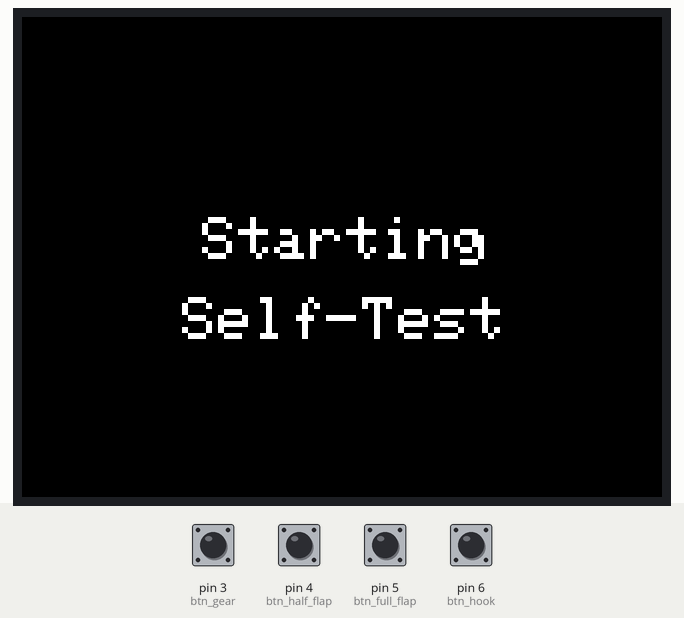
This sketch was run on a simulated Arduino Uno, built with avr-gcc and run on an emulated ATmega328P. On the bench: 320×240 colour display. Inputs (shaded band) come from the test bench; at power-on: pin 3 (btn_gear), pin 4 (btn_half_flap), pin 5 (btn_full_flap), pin 6 (btn_hook) HIGH. What the sketch prints to the serial monitor is not drawn.

Above: at 0.9 s.
At 4.0 s:
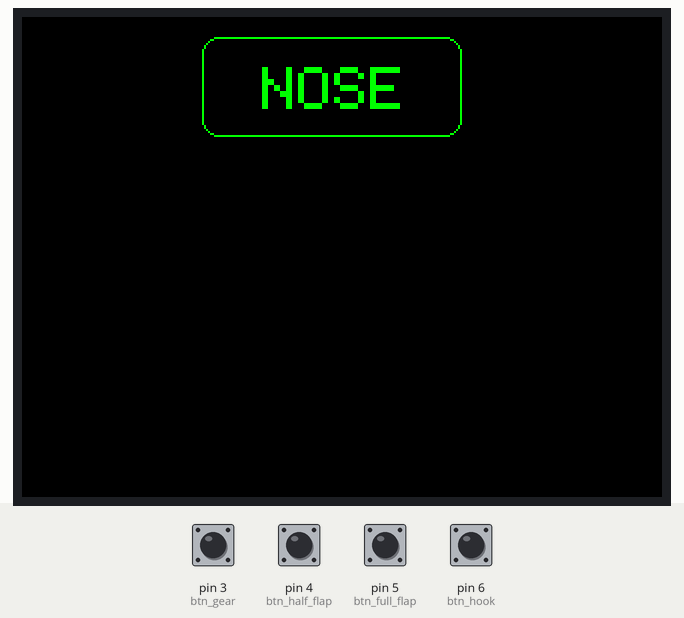
At 4.5 s:
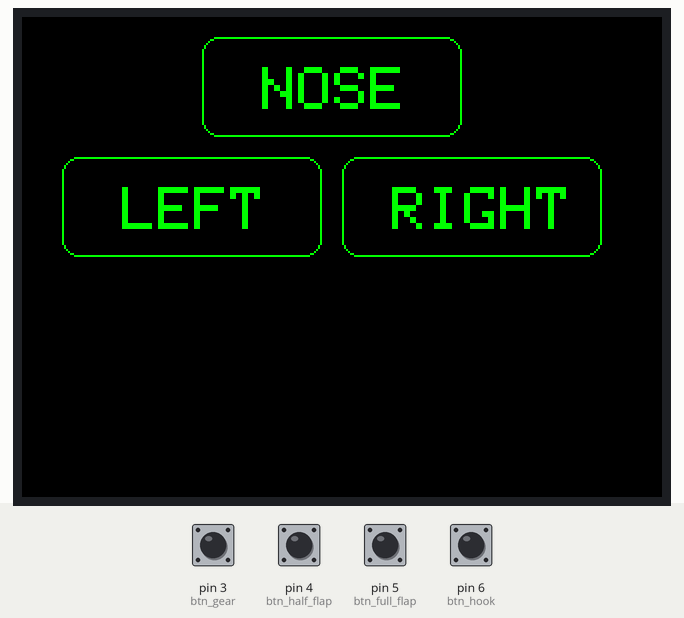
At 7.0 s:
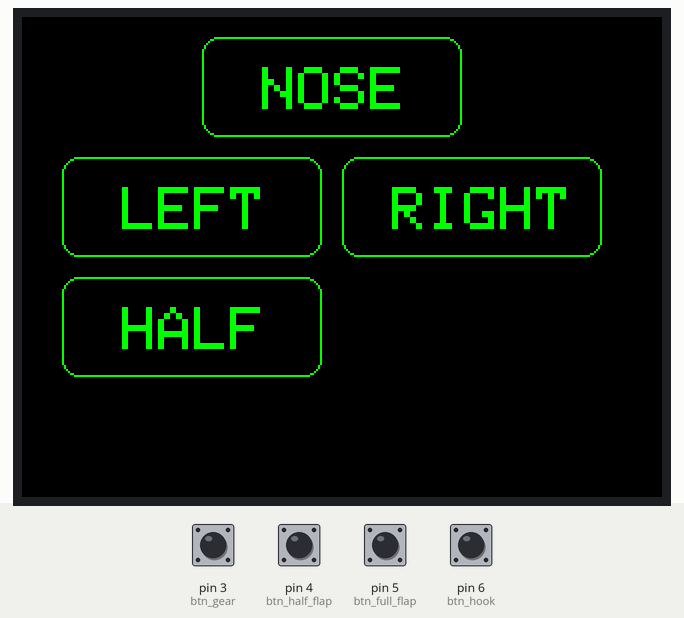
At 10.6 s:
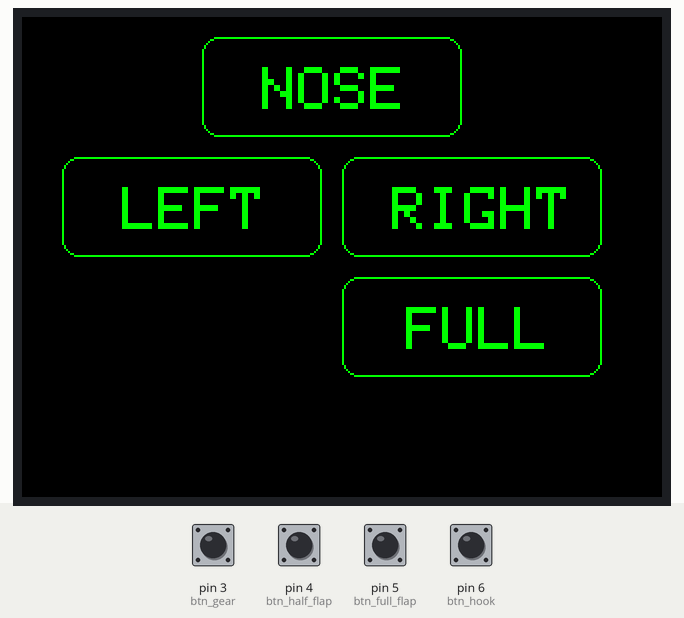
At 11.2 s:
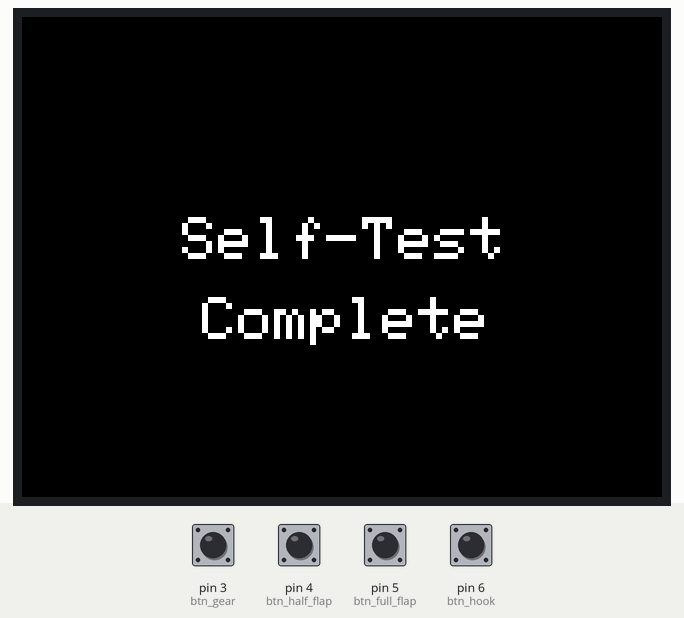

Measured:
- what the display in image 0 shows lasts 2.1 s, from 0.8 s to 2.9 s
- what the display in image 1 shows lasts 0.5 s, from 3.9 s to 4.4 s
- what the display in image 2 shows lasts 1.0 s, from 4.4 s to 5.4 s
- what the display in image 4 shows lasts 0.6 s, from 10.5 s to 11.1 s
- what the display in image 5 shows lasts 1.1 s, from 11.1 s to 12.2 s

The sketch:

GEAR_Panel.ino
```cpp
#include <SPI.h>             // SPI library for comm to LCD and CAN interface
#include <mcp2515.h>         // Library for MCP2515 CAN BUS
#include <Adafruit_GFX.h>    // Core graphics library
#include <Adafruit_ST7789.h> // Hardware-specific library for ST7789

#define DEBUG       0
#define SOLID       0

//Pins for LCD and CAN
#define TFT_CS      9
#define TFT_RST     8 // Or set to -1 and connect to Arduino RESET pin
#define TFT_DC      7
#define CAN_CS      10

//messages and instance for CAN BUS
struct can_frame canMsgRx;
struct can_frame canMsgTx;
MCP2515 mcp2515(CAN_CS);

//create instance of LCD
Adafruit_ST7789 tft = Adafruit_ST7789(TFT_CS, TFT_DC, TFT_RST);

#define ON      1
#define OFF     0

//define Pins for input switches
#define btn_gear      3
#define btn_half_flap 4
#define btn_full_flap 5
#define btn_hook      6


const uint8_t selfTestNum = 2;

//variables for indicators from CAN msg
uint8_t noseGearValue = 1;
uint8_t leftGearValue = 1;
uint8_t rightGearValue = 1;
uint8_t halfFlapValue = 1;
uint8_t fullFlapValue = 1;
uint8_t hookValue = 1;
uint8_t activeIndicator = 1;

uint8_t noseGearLast;
uint8_t leftGearLast;
uint8_t rightGearLast;
uint8_t halfFlapLast;
uint8_t fullFlapLast;
uint8_t hookLast;
uint8_t activeIndicatorLast=0;

//variables for switch inputs
uint8_t gearCmdValue = 1;
uint8_t halfFlapCmdValue = 1;
uint8_t fullFlapCmdValue = 1;
uint8_t hookCmdValue = 1;

uint8_t gearCmdLast;
uint8_t halfFlapCmdLast;
uint8_t fullFlapCmdLast;
uint8_t hookCmdLast;

uint8_t canSwitchCmds = 0xFF;
uint8_t canIndicators = 0xFF;

//variables for CAN msg sending
long msgSendTime = 0;
const long msgSendInt = 100;
String myStr;

void setup() {
  //setup CAN interface
  mcp2515.reset();
  mcp2515.setBitrate(CAN_500KBPS);
  mcp2515.setNormalMode();


  Serial.begin(115200);


  lcdInit();

  if(DEBUG){
    Serial.println("------- CAN Read ----------");
    Serial.println("ID  DLC   DATA");
  }

  //setup pins for switch inputs
  pinMode(btn_gear, INPUT_PULLUP);
  pinMode(btn_half_flap, INPUT_PULLUP);
  pinMode(btn_full_flap, INPUT_PULLUP);
  pinMode(btn_hook, INPUT_PULLUP);
}

void loop() {
  //get input from switches
  readButtons();

  //send status message
  if(msgSendTime == 0){
    msgSendTime = millis();
    sendMsg();
  }else if(millis() - msgSendTime >= msgSendInt){
    msgSendTime = millis();
    sendMsg();
  }

  //check for messages on the CAN BUS
  if (mcp2515.readMessage(&canMsgRx) == MCP2515::ERROR_OK) {
    if((canMsgRx.can_id == 0x35) && (canMsgRx.data[0] == 0x80)){
      //in CAN message is "indicator state" message then process
      if(DEBUG){
        Serial.print("RX: ");
        Serial.print(canMsgRx.can_id, HEX); // print ID
        Serial.print(" ");
        Serial.print(canMsgRx.can_dlc, HEX); // print DLC
        Serial.print(" ");

        for (int i = 0; i<canMsgRx.can_dlc; i++)  {  // print the data
          Serial.print(canMsgRx.data[i],HEX);
          Serial.print(" ");
        }
        Serial.println();
      }

      //save previous values
      noseGearLast = noseGearValue;
      leftGearLast = leftGearValue;
      rightGearLast = rightGearValue;
      halfFlapLast = halfFlapValue;
      fullFlapLast = fullFlapValue;
      hookLast = hookValue;

      //read new values from CAN message
      noseGearValue = bitRead(canMsgRx.data[1], 0);
      leftGearValue = bitRead(canMsgRx.data[1], 1);
      rightGearValue = bitRead(canMsgRx.data[1], 2);
      halfFlapValue = bitRead(canMsgRx.data[1], 3);
      fullFlapValue = bitRead(canMsgRx.data[1], 4);
      hookValue = bitRead(canMsgRx.data[1], 5);

      evaluateIndicators();
    }
  }
}

void sendMsg(void){
  //bitpack for switch states
  bitWrite(canSwitchCmds, 0, gearCmdValue);
  bitWrite(canSwitchCmds, 1, halfFlapCmdValue);
  bitWrite(canSwitchCmds, 2, fullFlapCmdValue);
  bitWrite(canSwitchCmds, 3, hookCmdValue);

  //build CAN message
  canMsgTx.can_id  = 0x36;
  canMsgTx.can_dlc = 2;
  canMsgTx.data[0] = 0x01;
  canMsgTx.data[1] = canSwitchCmds;

  //send CAN message
  mcp2515.sendMessage(&canMsgTx);

  if(DEBUG){
    Serial.print("TX: ");
    Serial.print(canMsgTx.can_id, HEX); // print ID
    Serial.print(" ");
    Serial.print(canMsgTx.can_dlc, HEX); // print DLC
    Serial.print(" ");
    for (int i = 0; i<canMsgTx.can_dlc; i++)  {  // print the data
      Serial.print(canMsgTx.data[i],HEX);
      Serial.print(" ");
      myStr += (char)canMsgTx.data[i];
    }
    Serial.print(" - Data: " + myStr);
    Serial.println();
    myStr = "";
  }
}

void lcdInit(void){
  // use this initializer if using a 2.0" 320x240 TFT:
  tft.init(240, 320);           // Init ST7789 320x240
  tft.setRotation(3);           // set rotation horizontal, connector on left side


  // SPI speed defaults to SPI_DEFAULT_FREQ defined in the library, you can override it here
  // Note that speed allowable depends on chip and quality of wiring, if you go too fast, you
  // may end up with a black screen some times, or all the time.
  //tft.setSPISpeed(40000000);
  Serial.println("Display Initialized");

  tft.fillScreen(ST77XX_BLACK);
  delay(500);

  //run indicator self test
  indicatorSelfTest();

  Serial.println("done");
  delay(1000);

  tft.fillScreen(ST77XX_BLACK);
}

void noseGear(uint8_t state){
  if(state == ON){
     //Indicator for NOSE Gear on
    if(SOLID){
      tft.fillRoundRect(90, 10, 130, 50, 8, ST77XX_GREEN);
      tft.setCursor(120, 25);
      tft.setTextSize(3);
      tft.setTextColor(ST77XX_BLACK);
      tft.println("NOSE");
    }else{
      tft.drawRoundRect(90, 10, 130, 50, 8, ST77XX_GREEN);
      tft.setCursor(120, 25);
      tft.setTextSize(3);
      tft.setTextColor(ST77XX_GREEN);
      tft.println("NOSE");
    }
  }else{
    //Indicator for NOSE Gear off
    tft.fillRoundRect(90, 10, 130, 50, 8, ST77XX_BLACK);
  }
}

void leftGear(uint8_t state){
  if(state == ON){
    if(SOLID){
      //Indicator for LEFT Gear on
      tft.fillRoundRect(20, 70, 130, 50, 8, ST77XX_GREEN);
      tft.setCursor(50, 85);
      tft.setTextSize(3);
      tft.setTextColor(ST77XX_BLACK);
      tft.println("LEFT");
    }else{
      tft.drawRoundRect(20, 70, 130, 50, 8, ST77XX_GREEN);
      tft.setCursor(50, 85);
      tft.setTextSize(3);
      tft.setTextColor(ST77XX_GREEN);
      tft.println("LEFT");
    }
  }else{
    //Indicator for LEFT Gear on
    tft.fillRoundRect(20, 70, 130, 50, 8, ST77XX_BLACK);
  }
}

void rightGear(uint8_t state){
  if(state == ON){
    if(SOLID){
      //Indicator for RIGHT Gear on
      tft.fillRoundRect(160, 70, 130, 50, 8, ST77XX_GREEN);
      tft.setCursor(185, 85);
      tft.setTextSize(3);
      tft.setTextColor(ST77XX_BLACK);
      tft.println("RIGHT");
    }else{
      tft.drawRoundRect(160, 70, 130, 50, 8, ST77XX_GREEN);
      tft.setCursor(185, 85);
      tft.setTextSize(3);
      tft.setTextColor(ST77XX_GREEN);
      tft.println("RIGHT");
    }
  }else{
    //Indicator for RIGHT Gear off
    tft.fillRoundRect(160, 70, 130, 50, 8, ST77XX_BLACK);
  }
}

void halfFlaps(uint8_t state){
  if(state == ON){
    if(SOLID){
      //Indicator for HALF Flaps on
      tft.fillRoundRect(20, 130, 130, 50, 8, ST77XX_GREEN);
      tft.setCursor(50, 145);
      tft.setTextSize(3);
      tft.setTextColor(ST77XX_BLACK);
      tft.println("HALF");
    }else{
      //Indicator for HALF Flaps on
      tft.drawRoundRect(20, 130, 130, 50, 8, ST77XX_GREEN);
      tft.setCursor(50, 145);
      tft.setTextSize(3);
      tft.setTextColor(ST77XX_GREEN);
      tft.println("HALF");
    }
  }else{
    //Indicator for HALF Flaps off
    tft.fillRoundRect(20, 130, 130, 50, 8, ST77XX_BLACK);
  }
}

void fullFlaps(uint8_t state){
  if(state == ON){
    if(SOLID){
      //Indicator for FULL Flaps on
      tft.fillRoundRect(160, 130, 130, 50, 8, ST77XX_GREEN);
      tft.setCursor(192, 145);
      tft.setTextSize(3);
      tft.setTextColor(ST77XX_BLACK);
      tft.println("FULL");
    }else{
      tft.drawRoundRect(160, 130, 130, 50, 8, ST77XX_GREEN);
      tft.setCursor(192, 145);
      tft.setTextSize(3);
      tft.setTextColor(ST77XX_GREEN);
      tft.println("FULL");
    }
  }else{
    //Indicator for FULL Flaps off
    tft.fillRoundRect(160, 130, 130, 50, 8, ST77XX_BLACK);
  }
}

void hookState(uint8_t state){
  if(state == ON){
    if(SOLID){
      //Indicator for HOOK on
      tft.fillRoundRect(90, 190, 130, 50, 8, ST77XX_YELLOW);
      tft.setCursor(120, 205);
      tft.setTextSize(3);
      tft.setTextColor(ST77XX_BLACK);
      tft.println("HOOK");
    }else{
      tft.drawRoundRect(90, 190, 130, 50, 8, ST77XX_YELLOW);
      tft.setCursor(120, 205);
      tft.setTextSize(3);
      tft.setTextColor(ST77XX_YELLOW);
      tft.println("HOOK");
    }
  }else{
    //Indicator for HOOK off
    tft.fillRoundRect(90, 190, 130, 50, 8, ST77XX_BLACK);
  }
}

void indicatorSelfTest(void){

  //display message that "self-test" is starting
  tft.fillScreen(ST77XX_BLACK);
  tft.setCursor(90, 100);
  tft.setTextSize(3);
  tft.setTextColor(ST77XX_WHITE);
  tft.println("Starting");
  tft.setCursor(80, 140);
  tft.println("Self-Test");
  delay(2000);
  tft.fillScreen(ST77XX_BLACK);

  int i=0;
  for(i=0;i<selfTestNum;i++){
    Serial.println("Starting indicator self test....");
    delay(500);

    Serial.println("All gear indicators OFF");
    noseGear(OFF);
    leftGear(OFF);
    rightGear(OFF);
    delay(500);

    Serial.println("NOSE gear indicator ON");
    noseGear(ON);
    delay(500);

    Serial.println("LEFT and RIGHT gear indicators ON");
    leftGear(ON);
    rightGear(ON);
    delay(500);
  }

  for(i=0;i<selfTestNum;i++){
    Serial.println("HALF flaps indicator ON, FULL indicator OFF");
    halfFlaps(ON);
    fullFlaps(OFF);
    delay(500);

    Serial.println("FULL flaps indicator ON, HALF indicator OFF");
    halfFlaps(OFF);
    fullFlaps(ON);
    delay(500);
  }

  for(i=0;i<selfTestNum;i++){
    Serial.println("HOOK indicator ON");
    hookState(ON);
    delay(500);

    Serial.println("HOOK indicator OFF");
    hookState(OFF);
    delay(500);
  }


  Serial.println("Turn all indicators OFF");
  noseGear(OFF);
  leftGear(OFF);
  rightGear(OFF);
  halfFlaps(OFF);
  fullFlaps(OFF);
  hookState(OFF);

  //display message that "self-test" is complete
  tft.fillScreen(ST77XX_BLACK);
  tft.setCursor(80, 100);
  tft.setTextSize(3);
  tft.setTextColor(ST77XX_WHITE);
  tft.println("Self-Test");
  tft.setCursor(90, 140);
  tft.println("Complete");

  Serial.println("Indicator self test complete.");
}

void evaluateIndicators(void){
  //check if any indicators are active  (active LOW)
  activeIndicatorLast = activeIndicator;
  if(noseGearValue == LOW ||  leftGearValue == LOW || rightGearValue == LOW || halfFlapValue == LOW || fullFlapValue == LOW || hookValue == LOW){
    activeIndicator = ON;
  }else{
    activeIndicator = OFF;
  }

  //if any indicator active the clear screen to remove message
  if(activeIndicator != activeIndicatorLast){
    if(activeIndicator == ON){
        tft.fillScreen(ST77XX_BLACK);
    }
  }

  //activate NOSE Gear indicator when switch is enabled
  if(noseGearLast != noseGearValue){
    if(noseGearValue == LOW){
      noseGear(ON);
    }else{
      noseGear(OFF);
    }
  }

  //activate LEFT Gear indicator when switch is enabled
  if(leftGearLast != leftGearValue){
    if(leftGearValue == LOW){
      leftGear(ON);
    }else{
      leftGear(OFF);
    }
  }

   //activate RIGHT Gear indicator when switch is enabled
  if(rightGearLast != rightGearValue){
    if(rightGearValue == LOW){
      rightGear(ON);
    }else{
      rightGear(OFF);
    }
  }

  //activate HALF flaps indicator when switch is enabled
  if(halfFlapLast != halfFlapValue){
    if(halfFlapValue == LOW){
      halfFlaps(ON);
    }else{
      halfFlaps(OFF);
    }
  }

  //activate FULL flaps indicator when switch is enabled
  if(fullFlapLast != fullFlapValue){
    if(fullFlapValue == LOW){
      fullFlaps(ON);
    }else{
      fullFlaps(OFF);
    }
  }

  //activate HOOK indicator when switch is enabled
  if(hookLast != hookValue){
    if(hookValue == LOW){
      hookState(ON);
    }else{
      hookState(OFF);
    }
  }

  //display message when no indicators are active on state change
  if(activeIndicator != activeIndicatorLast){
    if(activeIndicator == OFF){
      tft.fillScreen(ST77XX_BLACK);
      tft.setCursor(40, 120);
      tft.setTextSize(3);
      tft.setTextColor(ST77XX_WHITE);
      tft.println("No Indicators");
    }
  }
}

void readButtons(void){
  //remember previous value and read buttons
  gearCmdLast = gearCmdValue;
  gearCmdValue = digitalRead(btn_gear);

  halfFlapCmdLast = halfFlapCmdValue;
  halfFlapCmdValue = digitalRead(btn_half_flap);

  fullFlapCmdLast = fullFlapCmdValue;
  fullFlapCmdValue = digitalRead(btn_full_flap);

  hookCmdLast = hookCmdValue;
  hookCmdValue = digitalRead(btn_hook);
}
```
